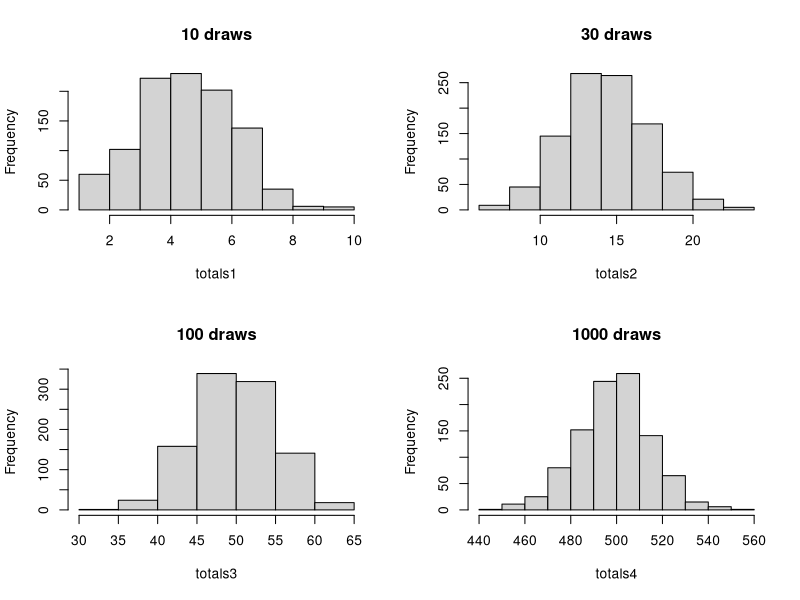

Generate this figure with R:
## ---- chunk 1
## write code here
box = c()


## ---- chunk 2
## write code here



## ---- chunk 3
## write code here



## ---- chunk 4
## write code here



## ---- chunk 5
## write code here



## ---- chunk 6
# Write your code here


## ---- chunk 7
# Write your code here


## ---- chunk 8
# Write your code here


## ---- chunk 9
set.seed(1)
box=c(0,1)
totals1 = replicate(1000, sum(sample(box, 10, rep = T)))
totals2 = replicate(1000, sum(sample(box, 30, rep = T)))
totals3 = replicate(1000, sum(sample(box, 100, rep = T)))
totals4 = replicate(1000, sum(sample(box, 1000, rep = T)))

par(mfrow = c(2,2))
hist(totals1, main = "10 draws")
hist(totals2, main = "30 draws")
hist(totals3, main = "100 draws")
hist(totals4, main = "1000 draws")
## ---- chunk 10
## write code here

## ---- chunk 11
# write code here

